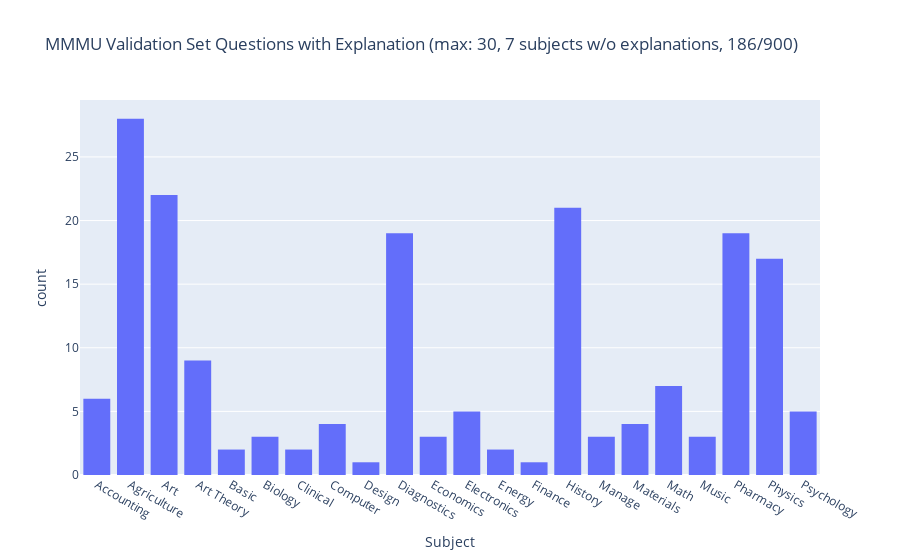

Here is the notebook cell this chart was saved with:
### Code cell
import plotly.express as px

fig = px.histogram(arr_expl_id, title= "MMMU Validation Set Questions with Explanation (max: 30, 7 subjects w/o explanations, 186/900)")
fig.update_layout(showlegend=False, xaxis_title="Subject")
fig.show()

### Figure 1 — Plotly figure (JSON) as saved in the notebook; plotly's stock layout.template omitted (floating-point values rounded to 4 significant figures; data arrays with more than 128 entries replaced by an {"elided": "..."} marker saying what was removed)
{"data": [{"alignmentgroup": "True", "bingroup": "x", "hovertemplate": "variable=0<br>value=%{x}<br>count=%{y}<extra></extra>", "legendgroup": "0", "marker": {"color": "#636efa", "pattern": {"shape": ""}}, "name": "0", "offsetgroup": "0", "orientation": "v", "showlegend": true, "type": "histogram", "x": {"elided": "186 str values"}, "xaxis": "x", "yaxis": "y"}], "layout": {"barmode": "relative", "legend": {"title": {"text": "variable"}, "tracegroupgap": 0}, "showlegend": false, "title": {"text": "MMMU Validation Set Questions with Explanation (max: 30, 7 subjects w/o explanations, 186/900)"}, "xaxis": {"anchor": "y", "domain": [0, 1], "title": {"text": "Subject"}}, "yaxis": {"anchor": "x", "domain": [0, 1], "title": {"text": "count"}}}}
